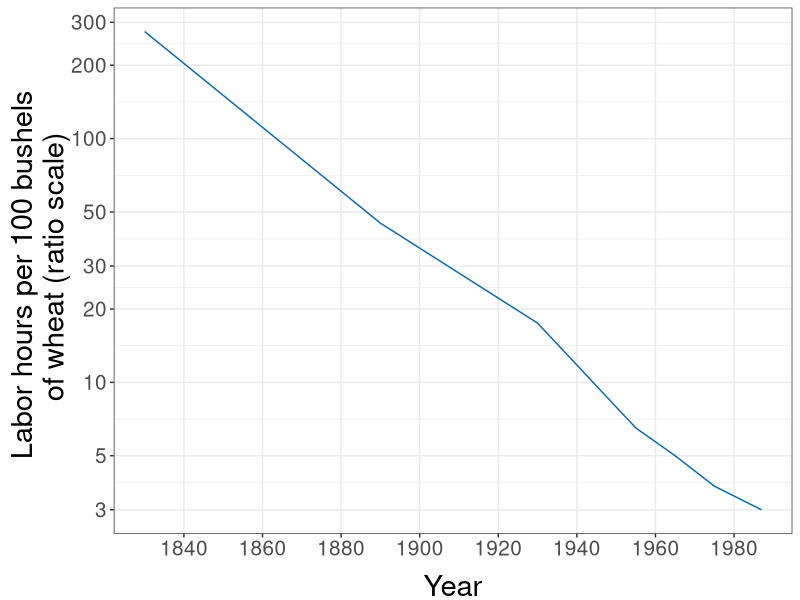
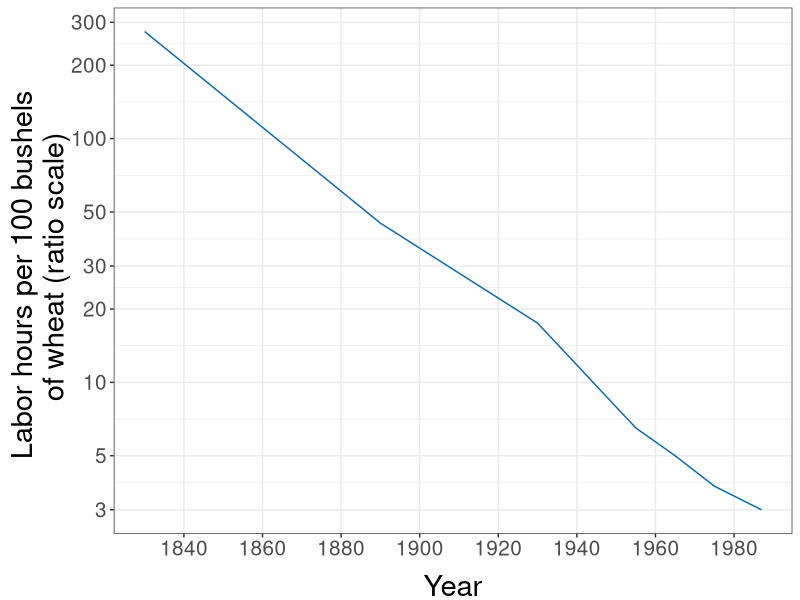

R code for these plots, in order:
#Graph Designer: Scott Cohn and Simon Halliday
#Authors: Bowles and Halliday
#Title: Coordination, Conflict and Competition: A Text in Microeconomics


# Setup -------------------------------------------------------------------

library(shape)
library(tidyverse)
library(lubridate)
library(scales)

COL <- c("#7fc97f", "#beaed4", "#fdc086", "#ffff99", "#386cb0", "#f0027f", "#bf5b17", "#666666")
COLA <- c("#e0f3db", "#99d8c9","#66c2a4","#41ae76", "#238b45", "#005824")
COLB <- c("#c6dbef", "#4eb3d3", "#2b8cbe", "#0868ac","#084081")
COLC <- c("#fcfbfd", "#efedf5", "#dadaeb", "#bcbddc", "#9e9ac8", "#807dba", "#6a51a3", "#54278f", "#3f007d")

# Import Data -------------------------------------------------------------

ag_data <- read_csv("specprodexch/ag_data.csv")

ag_data[["lnHoursPerBushel"]] <- log(ag_data[["HoursPerBushel"]])
ag_data[["lnBushelsPerHourLabor"]] <- log(ag_data[["BushelsPerHourLabor"]])
ag_data[["lnHoursPer100Bushels"]] <- log(ag_data[["HoursPer100Bushels"]])


# Plot --------------------------------------------------------------------

ag_data %>% ggplot(mapping = aes(x = Year, y = HoursPer100Bushels)) +  
    labs(x = "Year", y = "Labor hours per 100 bushels \n of wheat (ratio scale)") + 
    geom_line(color = COLB[4]) + 
    scale_x_continuous(breaks = pretty(ag_data[["Year"]], n = 10)) +
    theme_bw() + 
    scale_y_continuous(trans = "log", breaks = scales::log_breaks(n = 10)) +
    theme(legend.position = "none", 
          legend.title = element_blank(), 
          axis.title.y = element_text(size = 21, vjust = 0.5),
          axis.title.x = element_text(size = 21, vjust = -0.5),
          legend.text = element_blank(),
          axis.text.x = element_text(size = 15),
          axis.text.y = element_text(size = 15),
          panel.grid.minor.x = element_blank()
    ) 

# Save as PDF -------------------------------------------------------------

ggsave("specprodexch/loghours_per_100bushel_line.pdf", width = 7, height = 7)
